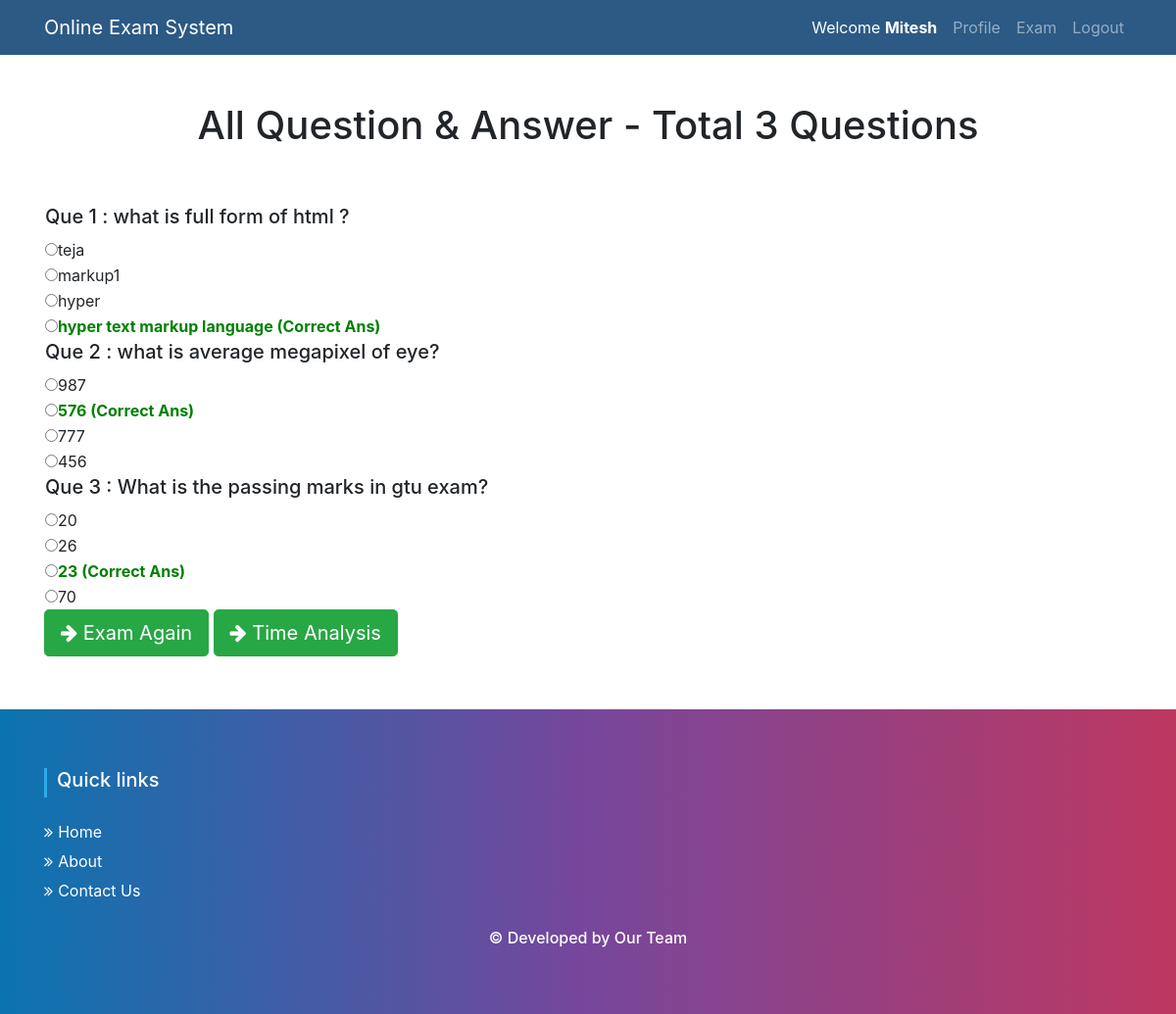
/viewans.php (signed in), run on the app's committed database.
### tables this page shows
CREATE TABLE `tbl_ques` (
  `id` int(11) NOT NULL,
  `quesNo` int(11) NOT NULL,
  `ques` text NOT NULL
);

CREATE TABLE `tbl_ans` (
  `id` int(11) NOT NULL,
  `quesNo` int(11) NOT NULL,
  `rightAns` int(11) NOT NULL DEFAULT 0,
  `ans` text NOT NULL
);

### lib/Session.php (called while the page is built, shortened)
<?php
class Session{
	 public static function get($key){
	 	if (isset($_SESSION[$key])) {
	 		return $_SESSION[$key];
	 	} else {
	 		return false;
	 	}
	 }
}
?>

### classes/Exam.php (called while the page is built, shortened)
<?php
$filepath = realpath(dirname(__FILE__));
include_once ($filepath.'/../lib/Database.php');
class Exam{
	private $db;
	public function __construct(){
		$this->db = new Database();
	}
 public function getqueData(){
   $query = "SELECT * FROM tbl_ques ORDER BY quesNo ASC";
   $result = $this->db->select($query);
   return $result;
 }
 public function getTotalRows(){
   $query     = "SELECT * FROM tbl_ques";
   $getResult = $this->db->select($query);
   $total     = $getResult->num_rows;
   return $total;
 }
 public function getAnswer($quesnumber){
   $query = "SELECT * FROM tbl_ans WHERE quesNo = '$quesnumber'";
   $result = $this->db->select($query);
   return $result;
 }
}
?>

### lib/Database.php (called while the page is built, shortened)
<?php
Class Database{
	public $host   = DB_HOST;
	public $user   = DB_USER;
	public $pass   = DB_PASS;
	public $dbname = DB_NAME;
	public $link;
	private function connectDB(){
	$this->link = new mysqli($this->host, $this->user, $this->pass, $this->dbname);
 }
	public function select($query){
		$result = $this->link->query($query) or die($this->link->error.__LINE__);
		if($result->num_rows > 0){
			return $result;
		} else {
			return false;
		}
	}
}

### viewans.php (the view, shortened to what this page needs)
<?php include 'inc/header.php'; ?>
<?php
$total    = $exam->getTotalRows();
?>
<div class="container">
        <div class="row">
            <div class="col-lg-12 text-center">
                <h1 class="mt-5">All Question & Answer - Total <?php echo $total; ?> Questions</h1>
                <br/>
                <br/></div>
                <div class="col-lg-12">
                <table>
                    <?php
                    $getQues = $exam->getqueData();
                    if ($getQues) {
                        while ($question = $getQues->fetch_assoc()) {
                            ?>
                            <tr>
                                <td colspan="2">
                                    <h5>Que <?php echo $question['quesNo']." : ".$question['ques']; ?></h5>
                                </td>
                            </tr>
                            <?php
                            $quesnumber = $question['quesNo'];
                            $answer = $exam->getAnswer($quesnumber);
                            if ($answer) {
                                while ($result = $answer->fetch_assoc()) {
                                    ?>
                                    <tr>
                                        <td>
                                            <input type="radio" /><?php
                                            if ($result['rightAns'] == '1') {
                                                echo "<span style='color:green;font-weight: bold;'>".$result['ans']." (Correct Ans)</span>";
                                            }else{
                                                echo $result['ans'];
                                            }
                                            ?>
                                        </td>
                                    </tr>
                                <?php } } ?>
                        <?php } } ?>
                </table>
                <a href="starttest.php" class="btn btn-success btn-lg">
                    <span class="fa fa-arrow-right"></span>  Exam Again
                </a>
                <a href="time_1.php" class="btn btn-success btn-lg">
                    <span class="fa fa-arrow-right"></span> Time Analysis
                </a>
                <br/>
                <br/>
                </div>
            </div>
        </div>
<?php include 'inc/footer.php'; ?>

### inc/header.php (shortened to what this page needs)
<?php
$filepath = realpath(dirname(__FILE__));
include_once ($filepath.'/../lib/Session.php');
include_once ($filepath.'/../lib/Database.php');
$exam = new Exam();
?>
<!doctype html>
<html>
<head>
	<link href="css/header.css" rel="stylesheet">
    <link rel="stylesheet" href="css/footer.css">
    <link rel="stylesheet" href="css/main.css">
</head>
<body>
<nav class="navbar navbar-expand-lg navbar-dark bg-dark static-top">
      <div class="container">
        <a class="navbar-brand" href="/exam">Online Exam System</a>
        <div class="collapse navbar-collapse" id="navbarResponsive">
          <ul class="navbar-nav ml-auto">
			<?php
                $login = Session::get("login");
                if ($login == true) {
			?>
			<li class="nav-item active">
              <a class="nav-link" href="#">Welcome
                <span class="sr-only">(current)</span><strong><?php echo Session::get("name"); ?></strong>
              </a>
            </li>
			<li class="nav-item">
              <a class="nav-link" href="profile.php">Profile</a>
            </li>
			<li class="nav-item">
              <a class="nav-link" href="exam.php">Exam</a>
            </li>
			<li class="nav-item">
              <a class="nav-link" href="?action=logout">Logout</a>
            </li>
             <?php } else{ ?>
			<li class="nav-item"><a class="nav-link" href="index.php">Login</a></li>
			<li class="nav-item"><a class="nav-link" href="register.php">Register</a></li>
            <li class="nav-item"><a class="nav-link" href="admin/">Admin</a></li>
			<?php } ?>
		</ul>
        </div>
      </div>
    </nav>

### inc/footer.php (shortened to what this page needs)
</body>
	<section id="footer">
		<div class="container">
			<div class="row text-center text-xs-center text-sm-left text-md-left">
				<div class="col-xs-12 col-sm-4 col-md-4">
					<h5>Quick links</h5>
					<ul class="list-unstyled quick-links">
						<li><a href="/../latest/index.php"><i class="fa fa-angle-double-right"></i>Home</a></li>
						<li><a href="/../latest/about.php"><i class="fa fa-angle-double-right"></i>About</a></li>
						<li><a href="/../latest/contactus.php"><i class="fa fa-angle-double-right"></i>Contact Us</a></li>
					</ul>
				</div>
			</div>
			<div class="row">
				<div class="col-xs-12 col-sm-12 col-md-12 mt-2 mt-sm-2 text-center text-white">
                    <p class="h6">&copy Developed by Our Team</a></p>
				</div>
			</div>
		</div>
	</section>

### css/footer.css (style rules this page uses)
section { padding: 60px 0; margin-top:30px; }
#footer { background: rgb(11,116,176); background: linear-gradient(90deg, rgba(11,116,176,1) 0%, rgba(117,71,156,1) 49%, rgba(189,56,97,1) 100%); }
#footer h5 { padding-left: 10px; border-left: 3px solid #2dabe6; padding-bottom: 6px; margin-bottom: 20px; color:#ffffff; }
#footer a { color: #ffffff; text-decoration: none !important; background-color: transparent; -webkit-text-decoration-skip: objects; }
#footer ul.social li a, #footer ul.quick-links li a { color:#ffffff; }
#footer ul.quick-links li { padding: 3px 0; -webkit-transition: .5s all ease; -moz-transition: .5s all ease; transition: .5s all ease; }
#footer ul.quick-links li a i { margin-right: 5px; }

### data on the page
tbl_ques: quesNo "1", ques "what is full form of html ?"
tbl_ans: ans "teja"
tbl_ans: ans "markup1"
tbl_ans: ans "hyper"
tbl_ans: ans "hyper text markup language"
tbl_ques: quesNo "2", ques "what is average megapixel of eye?"
tbl_ans: ans "987"
tbl_ans: ans "576"
tbl_ans: ans "777"
tbl_ans: ans "456"
tbl_ques: quesNo "3", ques "What is the passing marks in gtu exam?"
tbl_ans: ans "20"
tbl_ans: ans "26"
tbl_ans: ans "23"
tbl_ans: ans "70"

### other printed values
Session::get("name") "Mitesh"
$total "3"
